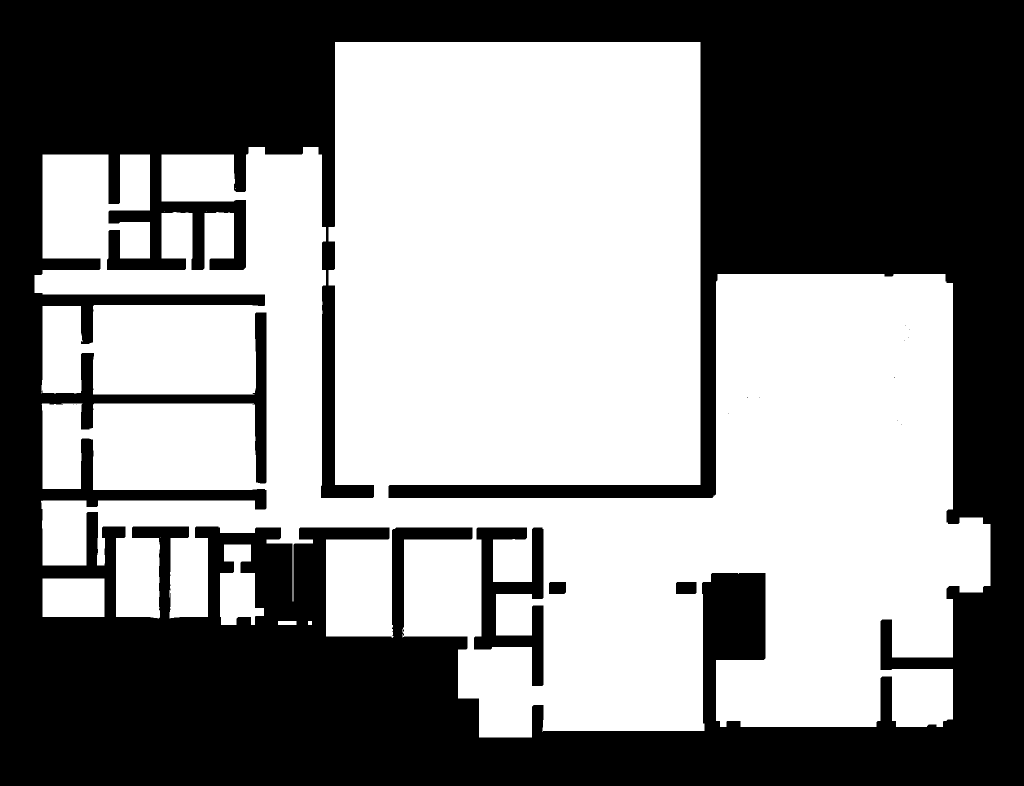
#> input picture printing/ground_furnished_projection_v04/receiver_mask.png, 2048 x 1572 px (shown at 1/2 size)
$ python build_information.py
#> lines starting #> are read from the running program, lines starting #| are printed output that depends on the picture; after the words box and inside, x2 and y2 are one past the last pixel; in counts of white or black regions, pixels touching at a corner belong together
from pathlib import Path
import sys,json,math,heapq,subprocess,hashlib
R=Path(__file__).parent;sys.path.insert(0,str(R/'python_packages'))
import numpy as np
from PIL import Image,ImageDraw,ImageFont
from scipy.ndimage import binary_erosion,distance_transform_edt,gaussian_filter
W,H=2048,1572;Q=2;FPS=24
OUT=R/'information';OUT.mkdir(exist_ok=True)
def readmask(name):return np.array(Image.open(R/name).convert('L'))>127
#> called with name = 'receiver_mask.png'
#> returned value: shape (1572, 2048) bool; 53.9% white; 21 black regions (17 under 20 px), largest, box (x1, y1, x2, y2) and area: (0, 0, 2048, 1572) 1463341, (948, 1055, 1087, 1372) 18979, (1352, 1164, 1393, 1188) 978, (1098, 1164, 1132, 1188) 807
raw=readmask('receiver_mask.png');valid=binary_erosion(raw,iterations=2)
#> after `valid = binary_erosion(raw, iterations=2)`: valid: shape (1572, 2048) bool; 52.4% white; 14 black regions (10 under 20 px), largest, box (x1, y1, x2, y2) and area: (0, 0, 2048, 1572) 1507783, (946, 1053, 1089, 1374) 22163, (1350, 1162, 1395, 1190) 1234, (1096, 1162, 1134, 1190) 1033
floor=readmask('floor_mask.png')&valid;furn=readmask('furniture_mask.png')&valid
#> call 2 of readmask, with name = 'floor_mask.png'
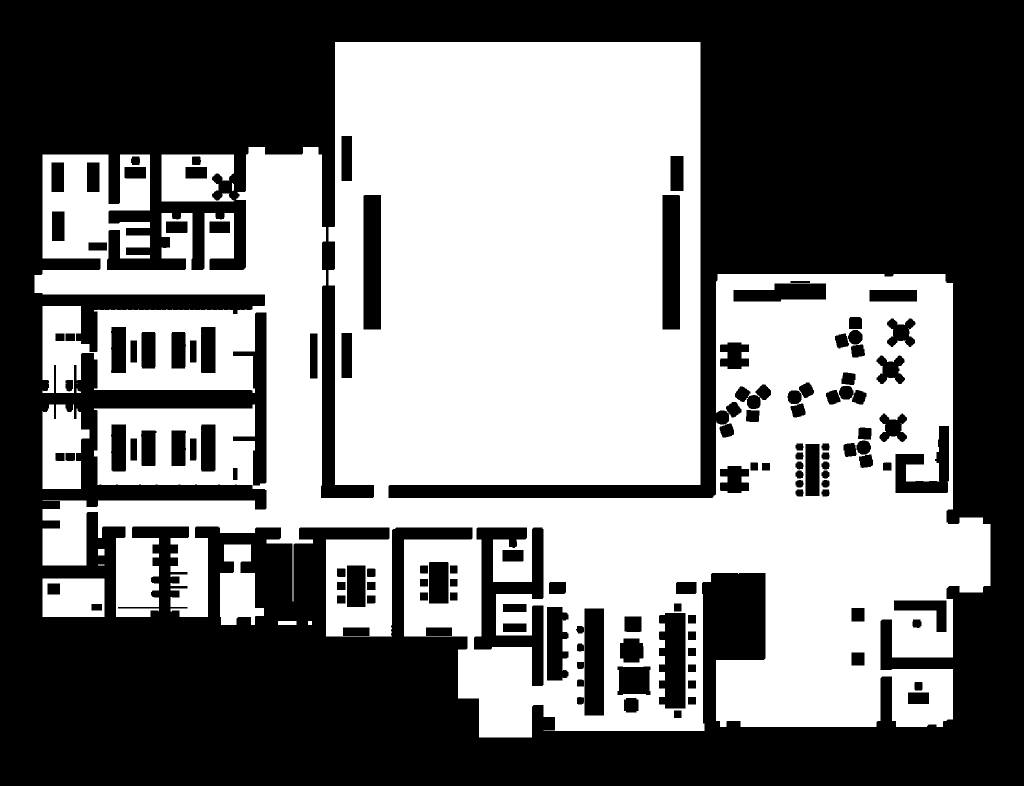
#> input picture printing/ground_furnished_projection_v04/floor_mask.png, 2048 x 1572 px (shown at 1/2 size)
#> in readmask (call 2), `def readmask(name):return np.array(Image.open(R/name).convert('L'))>127`: returned value: shape (1572, 2048) bool; 48.1% white; 16 white regions (5 under 20 px), largest, box (x1, y1, x2, y2) and area: (69, 84, 1981, 1475) 1508613, (85, 809, 179, 978) 11831, (323, 309, 469, 403) 10786
#> after `floor = readmask('floor_mask.png') & valid`: floor: shape (1572, 2048) bool; 46.8% white; 17 white regions (6 under 20 px), largest, box (x1, y1, x2, y2) and area: (71, 86, 1979, 1473) 1458820, (87, 809, 179, 976) 11018, (87, 614, 179, 784) 10829
#> call 3 of readmask, with name = 'furniture_mask.png'
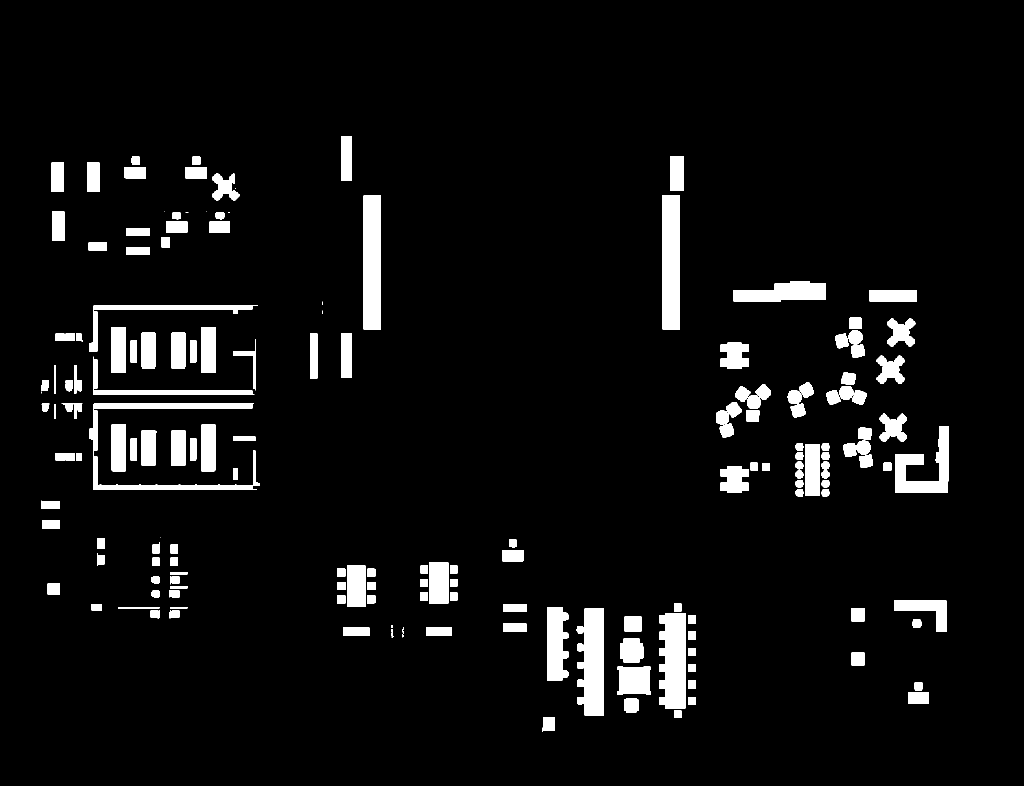
#> input picture printing/ground_furnished_projection_v04/furniture_mask.png, 2048 x 1572 px (shown at 1/2 size)
#> in readmask (call 3), `def readmask(name):return np.array(Image.open(R/name).convert('L'))>127`: returned value: shape (1572, 2048) bool; 5.8% white; 180 white regions (13 under 20 px), largest, box (x1, y1, x2, y2) and area: (727, 390, 762, 659) 9413, (1325, 390, 1360, 659) 9413, (1318, 1226, 1371, 1417) 8977
Image.fromarray(np.uint8(valid)*255).save(OUT/'Projection_Validity.png')
def wp(x,y):return (512+(x+13.356249809265137)*1024/69.1622314453125,393-(y-22.987499237060547)*1024/69.1622314453125)
def boxzone(bounds):
    x0,y0,x1,y1=bounds;a=wp(x0,y0);b=wp(x1,y1);im=Image.new('L',(W,H));ImageDraw.Draw(im).rectangle([round(a[0]*Q),round(b[1]*Q),round(b[0]*Q),round(a[1]*Q)],fill=255);return np.array(im)>0
zones={
 'commons':{'bounds':[.15,14.7,16.4,30.9],'label':'COMMONS 102','color':[75,215,240],'preferred':[6,26]},
 'cafe':{'bounds':[12,14.7,16.4,20.3],'label':'CAFE 101','color':[255,193,92],'preferred':[14,17]},
 'ilab':{'bounds':[-11.8,.1,-.2,9.35],'label':'iLAB 108','color':[86,225,189],'preferred':[-6.6,8.5]},
 'learning':{'bounds':[-26.6,6.4,-14.3,13.05],'label':'LEARNING','color':[155,157,255],'preferred':[-23.5,11.5]},
 'gallery':{'bounds':[.1,.1,12.25,8.7],'label':'GALLERY 105','color':[255,151,121],'preferred':[6,4]},
 'athletics':{'bounds':[-45.8,6,-26,40.6],'label':'ATHLETICS','color':[255,199,108],'preferred':[-29,35]},
 'gym':{'bounds':[-25.7,16.38,-.16,47.24],'label':'GYM','color':[255,199,108],'preferred':[-13,20]}}
for z in zones.values():z['mask']=boxzone(z['bounds'])&valid;z['edge']=z['mask']&~binary_erosion(z['mask'],iterations=3)
chapters=[
 {'name':'Welcome','start':0,'duration':6,'title':['A PLACE TO','COME TOGETHER'],'body':['Explore the ground floor','Gather. Learn. Make. Play.'],'zones':['commons','ilab','learning','gallery','athletics','gym'],'color':[75,215,240],'target':[6,26],'narration':'The Campus Center brings shared spaces, learning, innovation and athletics together on one connected ground floor.'},
 {'name':'Commons & cafe','start':6,'duration':7,'title':['MEET &','CONNECT'],'body':['Student commons and cafe','Space to study, share and recharge'],'zones':['commons','cafe'],'color':[75,215,240],'target':[6,26],'narration':'The student commons and cafe form the social heart of the building, with seating for conversation, independent work and group study.'},
 {'name':'Innovation lab','start':13,'duration':8,'title':['DESIGN.','MAKE. TEST.'],'body':['Innovation Lab 108','3D printing and digital fabrication'],'zones':['ilab'],'color':[86,225,189],'target':[-6.6,6],'narration':'In the innovation lab, collaboration tables and workbenches sit alongside 3D printers and digital fabrication equipment.'},
 {'name':'Learning & gallery','start':21,'duration':7,'title':['IDEAS IN','ACTION'],'body':['Collaboration and Aspire classrooms','A gallery for work in progress'],'zones':['learning','gallery'],'color':[155,157,255],'target':[-22.5,14.8],'narration':'Collaboration rooms and the Aspire classroom support learning together. The gallery gives students a place to share their work. The illuminated route stops in the shared corridor outside the learning rooms.'},
 {'name':'Athletics','start':28,'duration':7,'title':['MOVE &','BELONG'],'body':['Gym, team spaces and athletics offices','Locker rooms and changing facilities'],'zones':['athletics','gym'],'color':[255,199,108],'target':[-29,35],'narration':'The gym connects to athletics offices, training spaces and locker rooms through the trophy hall and west-side corridors.'},
 {'name':'Connections','start':35,'duration':7,'title':['ONE CONNECTED','CAMPUS'],'body':['Follow the shared ground-floor route','Return to the entrance to explore again'],'zones':['commons','ilab','learning','gallery','athletics','gym'],'color':[75,215,240],'target':[-29,35],'narration':'Shared corridors link the entrance, commons, innovation lab, learning rooms and athletics spaces.'}]
duration=sum(c['duration'] for c in chapters)
fontpath='C:/Windows/Fonts/segoeui.ttf';boldpath='C:/Windows/Fonts/seguisb.ttf'
def font(size,bold=False):return ImageFont.truetype(boldpath if bold else fontpath,round(size*Q))
def txt(draw,xy,text,size=12,color=(220,235,245),bold=False,anchor='mm'):
    draw.text((xy[0]*Q,xy[1]*Q),text,font=font(size,bold),fill=tuple(color),anchor=anchor)
def rect(draw,bb,fill,outline=None,width=1):draw.rounded_rectangle(tuple(round(x*Q) for x in bb),radius=5*Q,fill=fill,outline=outline,width=round(width*Q))
# Actual navigable floor mask; no route is allowed to cross furniture or walls.
walk=floor.reshape(H//2,2,W//2,2).all(axis=(1,3));walk=binary_erosion(walk,iterations=1)
#> after `walk = floor.reshape(H // 2, 2, W // 2, 2).all(axis=(1, 3))`: walk: shape (786, 1024) bool; 46.2% white; 18 white regions (7 under 20 px), largest, box (x1, y1, x2, y2) and area: (36, 43, 989, 736) 346621, (95, 406, 254, 485) 8817, (327, 539, 391, 635) 4540
#> after `walk = binary_erosion(walk, iterations=1)`:
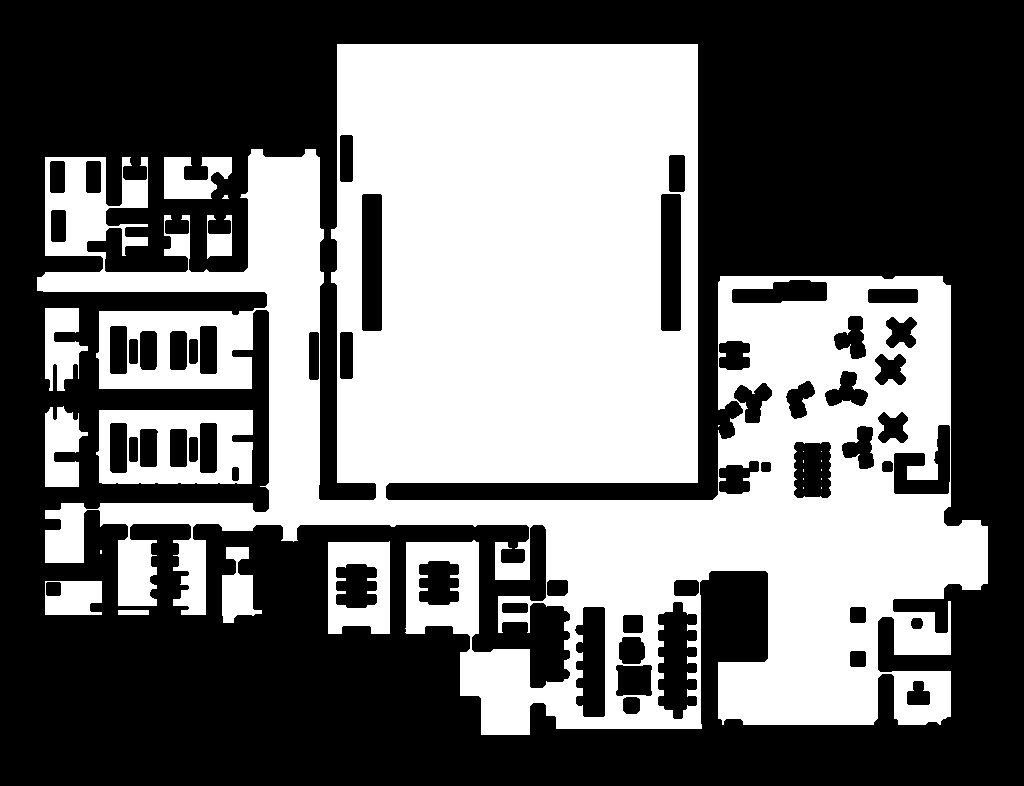
#> walk: shape (786, 1024) bool; 43.6% white; 23 white regions (12 under 20 px), largest, box (x1, y1, x2, y2) and area: (37, 44, 988, 735) 328696, (96, 410, 253, 484) 7701, (328, 541, 390, 634) 3932
def nearest(pt):
#> called with pt = (971.8, 555.7)
    x,y=pt;yy,xx=np.where(walk);j=np.argmin((xx-x)**2+(yy-y)**2);return (int(xx[j]),int(yy[j]))
#> after `j = np.argmin((xx - x) ** 2 + (yy - y) ** 2)`: j = 283808
start=nearest(wp(17.7,12))
#> start = (972, 556)
def astar(goal):
    goal=nearest(wp(*goal));heap=[(0,0,start)];cost={start:0};prev={};found=False
#> after `goal = nearest(wp(*goal))`: goal = (799, 348)
#> after `heap = [(0, 0, start)]`: heap = [(0, 0, (972, 556))]
#> after `cost = {start: 0}`: cost = {(972, 556): 0}
    while heap:
        _,g,p=heapq.heappop(heap)
        if p==goal:found=True;break
        if g!=cost.get(p):continue
        for dx,dy in [(1,0),(-1,0),(0,1),(0,-1),(1,1),(-1,-1),(1,-1),(-1,1)]:
            x,y=p[0]+dx,p[1]+dy
            if not(0<=x<1024 and 0<=y<786 and walk[y,x]):continue
            if dx and dy and not(walk[p[1],x] and walk[y,p[0]]):continue
            ng=g+(1.41421356237 if dx and dy else 1);q=(x,y)
            if ng<cost.get(q,1e99):cost[q]=ng;prev[q]=p;heapq.heappush(heap,(ng+math.hypot(x-goal[0],y-goal[1]),ng,q))
#> this loop made 20576 passes
#> (g, p) on passes 1 to 3: (0, (972, 556)), (1.41, (971, 555)), (2.83, (970, 554))
#> after the loop, cost = 12125 items; prev = 12124 items
    if not found:return []
    route=[goal]
#> route = [(799, 348)]
    while route[-1]!=start:route.append(prev[route[-1]])
#> after the loop, route = 239 pairs, first value 799 to 972, second value 348 to 556
    return route[::-1]
routes=[astar(c['target']) for c in chapters]
#> the loop in astar (call 2), `while heap:` made 20576 passes
routes[-1]=routes[-1][::-1]  # The final chapter returns toward the entrance.
print('ROUTE_CHECK',start,[(c['name'],nearest(wp(*c['target'])),len(r)) for c,r in zip(chapters,routes)],flush=True)
#> (printed output is left out)
assert all(routes),'A chapter route is not connected through the existing openings'
for route in routes:assert all(walk[y,x] for x,y in route)
#> this loop made 6 passes
base=np.zeros((H,W,3),np.uint8);base[floor]=[7,12,20];base[furn]=[40,49,59]
baseedge=valid&~binary_erosion(valid,iterations=2);base[baseedge]=[21,37,52]
#> after `baseedge = valid & ~binary_erosion(valid, iterations=2)`: baseedge: shape (1572, 2048) bool; 1.5% white in thin lines or dots, all inside (x1, y1, x2, y2) = (71, 86, 1979, 1473)
def find_label(z):
    p=wp(*z['preferred']);text=z['label'];ff=font(9,True);w=ff.getlength(text)+12;hh=25
    allowed=floor&z['mask'];best=None
#> after `allowed = floor & z['mask']`: allowed: shape (1572, 2048) bool; 5.6% white; 4 white regions (3 under 20 px), largest, box (x1, y1, x2, y2) and area: (1424, 552, 1904, 1032) 180559
    for yy in range(max(15,int(p[1]*2)-90),min(H-15,int(p[1]*2)+90),4):
        for xx in range(max(50,int(p[0]*2)-110),min(W-50,int(p[0]*2)+110),4):
            x0=int(xx-w/2);x1=int(xx+w/2)+1;y0=yy-hh//2;y1=yy+hh//2+1
            if x0<0 or x1>W or not allowed[y0:y1,x0:x1].all():continue
            score=(xx-p[0]*2)**2+(yy-p[1]*2)**2
            if best is None or score<best[0]:best=(score,(xx/2,yy/2))
    return best[1] if best else None
labelpos={k:find_label(v) for k,v in zones.items() if k!='gym'}
#> in find_label (call 2), `allowed = floor & z['mask']`: allowed: shape (1572, 2048) bool; 0.44% white; 1 white region, box (x1, y1, x2, y2) and area: (1775, 866, 1904, 1032) 14247
#> in find_label (call 3), `allowed = floor & z['mask']`: allowed: shape (1572, 2048) bool; 1.6% white; 1 white region, box (x1, y1, x2, y2) and area: (1070, 1190, 1407, 1460) 52625
#> in find_label (call 4), `allowed = floor & z['mask']`: allowed: shape (1572, 2048) bool; 1.3% white; 4 white regions, box (x1, y1, x2, y2) and area: (808, 1080, 961, 1278) 23266, (654, 1080, 783, 1271) 18757, (988, 1081, 997, 1162) 729, (994, 1190, 997, 1269) 237
#> in find_label (call 5), `allowed = floor & z['mask']`: allowed: shape (1572, 2048) bool; 2.1% white; 1 white region, box (x1, y1, x2, y2) and area: (1434, 1209, 1783, 1452) 66792
#> in find_label (call 6), `allowed = floor & z['mask']`: allowed: shape (1572, 2048) bool; 10% white; 14 white regions (3 under 20 px), largest, box (x1, y1, x2, y2) and area: (71, 296, 651, 1232) 272551, (87, 809, 179, 976) 11018, (87, 614, 179, 784) 10829
cards=[]
for i,c in enumerate(chapters):
    arr=base.copy()
    for key in c['zones']:
        z=zones[key];col=np.array(z['color']);zm=z['mask'];arr[zm&floor]=(col*.22).astype(np.uint8);arr[zm&furn]=(col*.7+35).clip(0,255).astype(np.uint8);arr[z['edge']]=(col*.82).astype(np.uint8)
    im=Image.fromarray(arr);dr=ImageDraw.Draw(im)
    # The clear gym floor acts as the caption area; no extra baseboard is needed.
    rect(dr,[367,94,665,361],(5,12,23))
    txt(dr,(516,116),'KING SCHOOL  /  CAMPUS CENTER',10,(158,189,205),True)
    dr.line([(389*Q,140*Q),(643*Q,140*Q)],fill=tuple(c['color']),width=Q)
    txt(dr,(516,159),f'{i+1:02d} / 06   {c["name"].upper()}',9,c['color'],True)
    for j,line in enumerate(c['title']):txt(dr,(516,201+j*31),line,24,(235,243,248),True)
    for j,line in enumerate(c['body']):txt(dr,(516,288+j*20),line,10.5,(177,199,213))
    for key in c['zones']:
        if key in labelpos and labelpos[key]:txt(dr,labelpos[key],zones[key]['label'],9,zones[key]['color'],True)
    # A small entry marker anchors every chapter to the same physical entrance.
    ex,ey=start;dr.ellipse([(ex-3)*Q,(ey-3)*Q,(ex+3)*Q,(ey+3)*Q],fill=(241,245,247))
    arr=np.array(im);arr[~valid]=0;cards.append(arr)
    Image.fromarray(arr).save(OUT/f'Chapter_{i+1:02d}.png')
    print('CHAPTER',i+1,c['name'],len(routes[i]),flush=True)
# 25 mm geometric checker, including furniture tops, plus alignment crosses.
yy,xx=np.indices((H,W));px=(xx+.5)*790.426/W+384.5-790.426/2;py=289+790.426*H/W/2-(yy+.5)*790.426/W
checker=(((np.floor(px/25)+np.floor(py/25)).astype(int)%2)*115+90).astype(np.uint8)
#> checker: shape (1572, 2048); values 90 (black) and 205 (white), 50% white; 1 black region, box (x1, y1, x2, y2) and area: (0, 0, 2048, 1572) 1609494
cal=np.repeat(checker[:,:,None],3,axis=2);cal[~valid]=0;Image.fromarray(cal).save(OUT/'Calibration_25mm.png')
#> after `cal[~valid] = 0`:
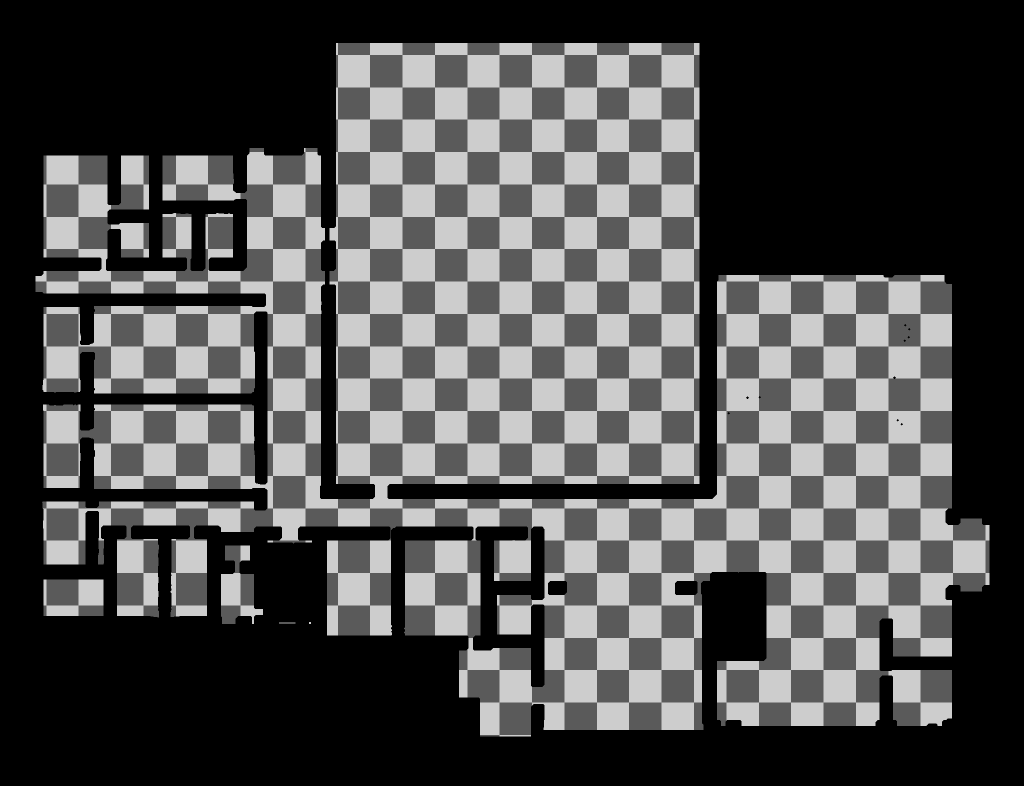
#> cal: shape (1572, 2048, 3) (shown at 1/2 size); min 0, max 205, mean 77.3
Image.fromarray(cards[0]).save(OUT/'Information_Overview.png')
furniturecard=base.copy();furniturecard[furn]=[130,220,244];furniturecard[~valid]=0;Image.fromarray(furniturecard).save(OUT/'Furniture_Only.png')
#> after `furniturecard = base.copy()`:
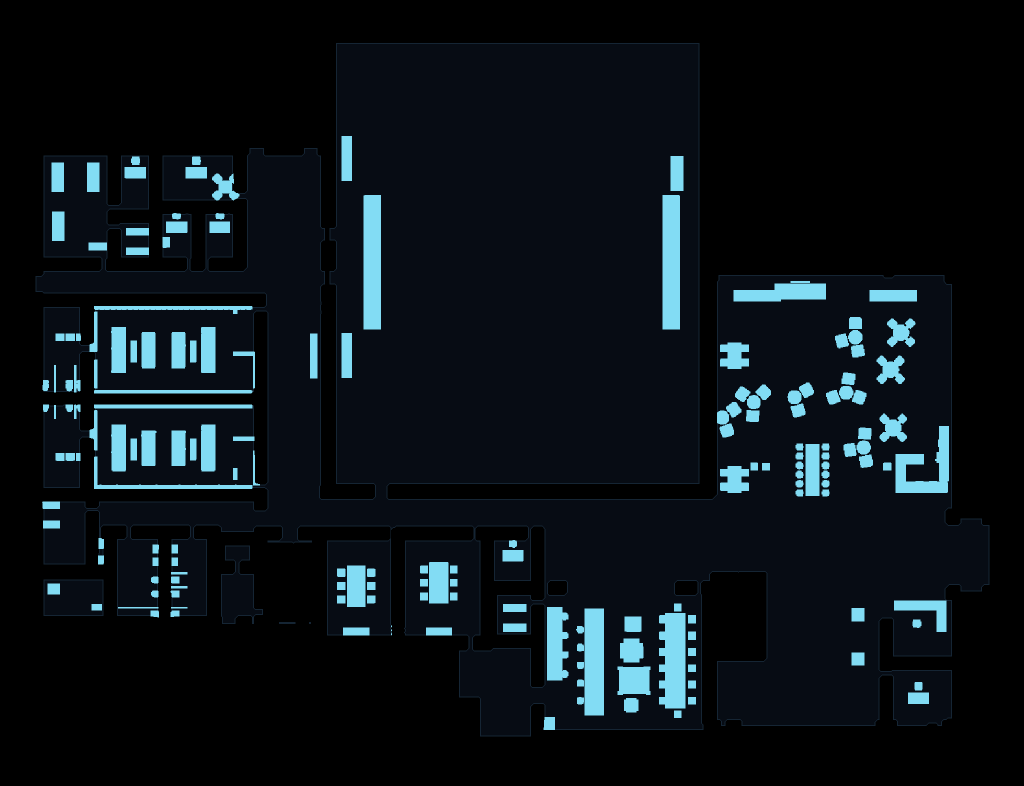
#> saved as Furniture_Only.png: PIL image 2048x1572 RGB (shown at 1/2 size); mean R, G, B 10.7, 18.3, 23.4
FF='T:/AI/ffmpeg/bin/ffmpeg.exe';master=OUT/'Campus_Center_Information_Master_RGB.mp4';preview=OUT/'Campus_Center_Information_Preview.mp4';native=OUT/'Campus_Center_Information_1024x786_RGB.mp4'
def encoder(path,w,h,rgb=True):
#> (the run stopped early here; a loop or call above may not have finished)
